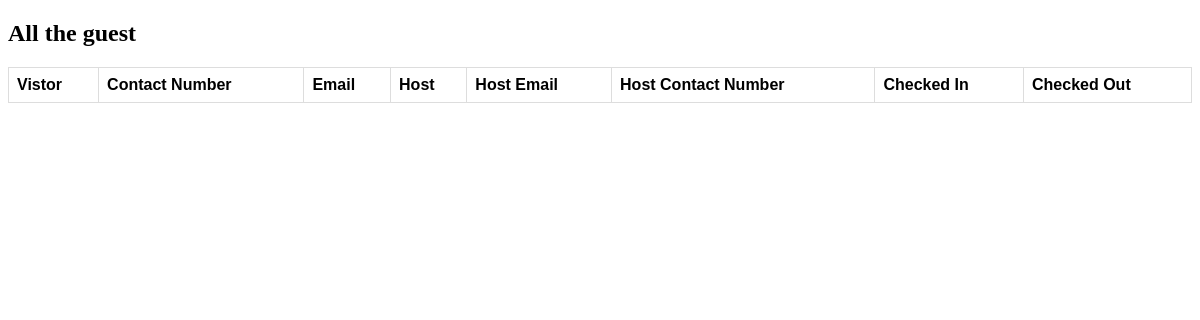
/log/, run on an earlier commit of the app's database.
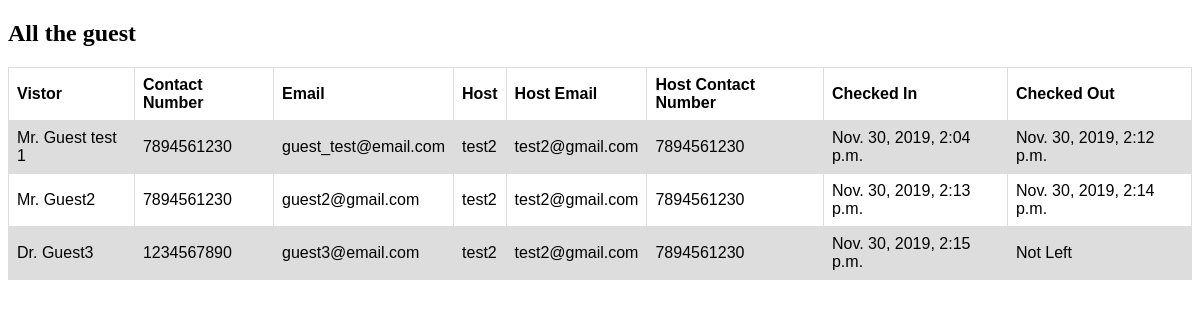
And on a later commit of the database.
### main/models.py (models this page shows, shortened)
class Entry(models.Model):
    visitor_title = models.CharField(max_length=10,blank=True, choices=title_choices,default='')
    visitor_name = models.CharField(max_length=181, blank=True)
    visitor_phone_no = models.IntegerField(validators=[MaxValueValidator(9999999999), MinValueValidator(1000000000)])
    visitor_email = models.EmailField(max_length=70)
    in_time = models.DateTimeField(default=now)
    out_time = models.DateTimeField(null=True, blank=True)
    left_office = models.BooleanField(default=False)
    verification = models.IntegerField(validators=[MaxValueValidator(9999), MinValueValidator(1111)], blank=True, null=True, default=None )
    host_name = models.ForeignKey(Employee, on_delete=models.DO_NOTHING, null = False)

class Employee(models.Model):
    title = models.CharField(max_length=10,blank=True, choices=title_choices,default='')
    name = models.CharField(max_length=181)
    designation = models.CharField(max_length=40, null=True, blank=True)
    phone_no = models.IntegerField(validators=[MaxValueValidator(9999999999), MinValueValidator(1000000000)])
    email = models.EmailField(max_length=70, unique=True)
    department = models.CharField(max_length=40, null=True, blank=True)
    room_no = models.CharField(max_length=40, null=True, blank=True)
    in_office = models.BooleanField(default=False)

### main/views.py (the view)
# urls.py: path('log/', views.log, name='log'),
def log(request):
    guest = Entry.objects.all()
    return render(request, 'log.html', {'guest':guest})

### main/templates/log.html
{% extends 'table_home.html' %}
{% block body %}
<h2>All the guest </h2>
<table>
  <tr>
    <th>Vistor </th>
    <th>Contact Number</th>
    <th>Email</th>
    <th>Host</th>
    <th>Host Email</th>
    <th>Host Contact Number</th>
    <th>Checked In </th>
    <th>Checked Out </th>
  </tr>
  {% for visitor in guest %}
  <tr>
    <td>{{visitor.visitor_title}} {{visitor.visitor_name}}</td>
    <td>{{visitor.visitor_phone_no}}</td>
    <td>{{visitor.visitor_email}}</td>
    <td>{{visitor.host_name.name}}</td>
    <td>{{visitor.host_name.email}}</td>
    <td>{{visitor.host_name.phone_no}}</td>
    <td>{{visitor.in_time}}</td>
    <td>{% if visitor.left_office == True %}
        {{visitor.out_time}}
        {% else %}Not Left{% endif %}
    </td>
  </tr>
  {% endfor %}
</table>
</body>
{% endblock %}

### main/templates/table_home.html (shortened to what this page needs)
<!DOCTYPE html>
<html>
<head>
</head>
<body>
{% block body %}
{% endblock %}
</body>
</html>

### main/templates/table_home.html (style rules this page uses)
table { font-family: arial, sans-serif; border-collapse: collapse; width: 100%; }
td, th { border: 1px solid #dddddd; text-align: left; padding: 8px; }
tr:nth-child(even) { background-color: #dddddd; }

What changed in the data, as far as the page shows it:
added Entry: visitor_title "Mr.", visitor_name "Guest test 1", visitor_phone_no "7894561230", visitor_email "guest_test@email.com", host_name.name "test2", host_name.email "test2@gmail.com", host_name.phone_no "7894561230", in_time "Nov. 30, 2019, 2:04 p.m.", out_time "Nov. 30, 2019, 2:12 p.m."
added Entry: visitor_title "Mr.", visitor_name "Guest2", visitor_phone_no "7894561230", visitor_email "guest2@gmail.com", host_name.name "test2", host_name.email "test2@gmail.com", host_name.phone_no "7894561230", in_time "Nov. 30, 2019, 2:13 p.m.", out_time "Nov. 30, 2019, 2:14 p.m."
added Entry: visitor_title "Dr.", visitor_name "Guest3", visitor_phone_no "1234567890", visitor_email "guest3@email.com", host_name.name "test2", host_name.email "test2@gmail.com", host_name.phone_no "7894561230", in_time "Nov. 30, 2019, 2:15 p.m.", left_office "Not Left"
